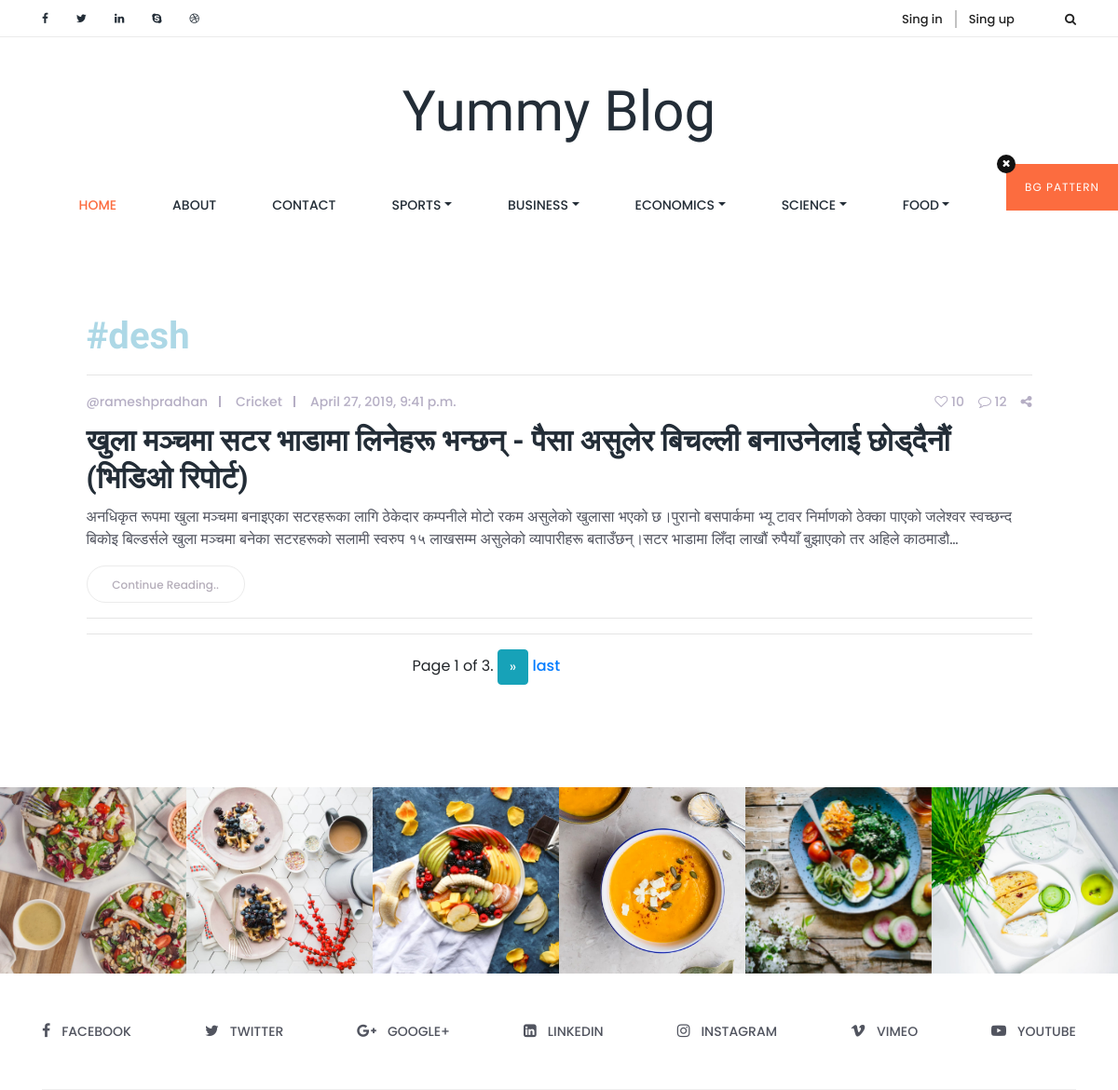
Page /posts/tag/3/ on the earlier database version.
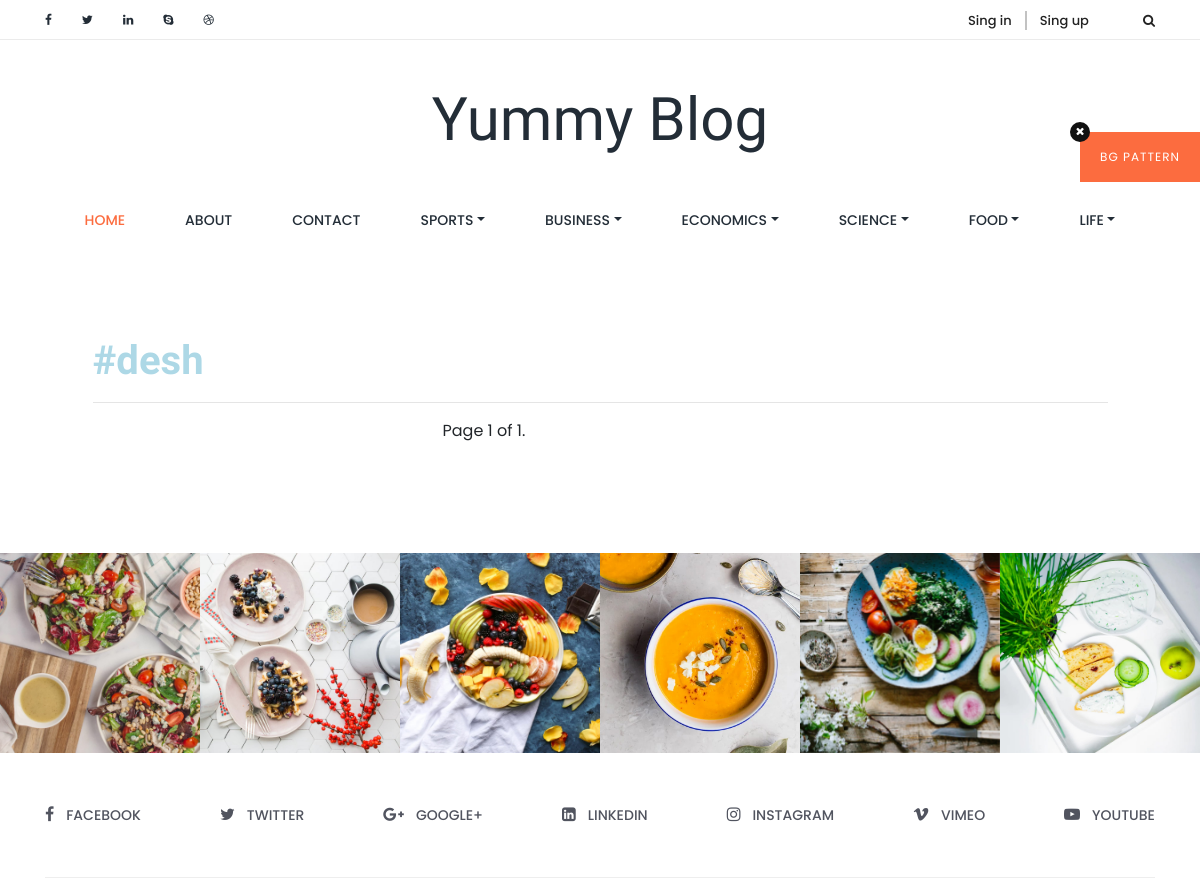
Same page on the later database version.
### newsapp/models.py (models this page shows, shortened)
class Category(models.Model):
    name = models.CharField(max_length=50, unique=True)
    class Meta:
        verbose_name = 'Category'
        verbose_name_plural = 'Categories'

class Post(models.Model):
    STATUS_CHOICES = (
        ('unpublished', 'Unpublished'),
        ('published', 'Published'),
    )
    title = models.CharField(max_length=255)
    tag = models.ManyToManyField(Tag)
    topic = models.ForeignKey(
        Topic, on_delete=models.CASCADE, related_name='posts')
    content = models.TextField()
    image = models.ImageField(upload_to='post_images/%Y/%m/%d', blank=True)
    created_at = models.DateTimeField(auto_now_add=True)
    updated_at = models.DateTimeField(auto_now=True)
    author = models.ForeignKey(
        User, on_delete=models.CASCADE, related_name='posts')
    update_by = models.ForeignKey(
        User, on_delete=models.CASCADE, related_name='+')
    status = models.CharField(
        max_length=10, choices=STATUS_CHOICES, default='unpublished')
    post_count = models.IntegerField(default=0)
    class Meta:
        ordering = ('-created_at',)

class Topic(models.Model):
    subject = models.CharField(max_length=255)
    category = models.ForeignKey(
        Category, on_delete=models.CASCADE, related_name='topics')
    starter = models.ForeignKey(
        User, on_delete=models.CASCADE, related_name='topics')
    def __str__(self):
        return self.subject

### newsapp/views.py (the view)
# urls.py: path('posts/tag/<int:pk>/', ClientPostTag.as_view(), name='clientnewstag'),
class ClientPostTag(ListView):
    model = Post
    template_name = 'clienttemplates/clientnewstag.html'
    paginate_by = 1
    def get_queryset(self):
        self.tag = get_object_or_404(Tag, pk=self.kwargs['pk'])
        return Post.objects.filter(tag=self.tag)
    def get_context_data(self, **kwargs):
        context = super(ClientPostTag, self).get_context_data(**kwargs)
        context['tag'] = self.tag
        context['categories'] = Category.objects.all()
        return context

### newsapp/models.py (called while the page is built)
    def __str__(self):
        return self.word

### templates/clienttemplates/clientnewstag.html
{% extends 'clienttemplates/clientbase.html' %}
{% load static %}
{% block content %}
<section class="single_blog_area section_padding_80">
	<div class="container">
		<div class="row justify-content-center">
			<div class="col-12 col-lg-11">
				<div class="row no-gutters">
					<div class="col-12">
						<div class="single-post wow fadeInUp" data-wow-delay=".2s">
							<a href="{% url 'newsapp:clientnewstopic' tag.id %}">
								<h1 class="post-headline" style="color: lightblue;">#{{ tag }}</h1>
								<hr>
							</a>
							{% for post in object_list %}
							<div class="post-content">
								<div class="post-meta d-flex">
									<div class="post-author-date-area d-flex">
										<div class="post-author">
											<a href="#">@{{post.author}}</a>
										</div>
										<div class="post-author">
											<a href="{% url 'newsapp:clientnewstopic' post.topic.pk %}">{{ post.topic }}</a>
										</div>
										<div class="post-date">
											<a href="#">{{ post.created_at }}</a>
										</div>
									</div>
									<div class="post-comment-share-area d-flex">
										<div class="post-favourite">
											<a href="#"><i class="fa fa-heart-o" aria-hidden="true"></i> 10</a>
										</div>
										<div class="post-comments">
											<a href="#"><i class="fa fa-comment-o" aria-hidden="true"></i> 12</a>
										</div>
										<div class="post-share">
											<a href="#"><i class="fa fa-share-alt" aria-hidden="true"></i></a>
										</div>
									</div>
								</div>
								<a href="{% url 'newsapp:clientnewsdetail' post.id %}">
									<h2 class="post-headline">{{ post.title }}</h2>
								</a>
								<p>{{ post.content | striptags | safe | truncatechars:300 }} </p>
								<a href="{% url 'newsapp:clientnewsdetail' post.id %}" class="read-more">Continue Reading..</a>
								<hr>
								<hr>
							</div>
							{% endfor %}
							{% include 'clienttemplates/widgets/pagination.html' %}
						</div>
					</div>
				</div>
			</div>
		</div>
	</div>
</section>
{% endblock %}

### templates/clienttemplates/clientheader.html (shortened to what this page needs)
<header class="header_area">
    <div class="container">
        <div class="row">
            <div class="col-12">
                <div class="logo_area text-center">
                    <a href="{% url 'newsapp:clienthome' %}" class="yummy-logo">Yummy Blog</a>
                </div>
            </div>
        </div>
        <div class="row">
            <div class="col-12">
                <nav class="navbar navbar-expand-lg">
                    <div class="collapse navbar-collapse justify-content-center" id="yummyfood-nav">
                        <ul class="navbar-nav" id="yummy-nav">
                            <li class="nav-item active">
                                <a class="nav-link" href="{% url 'newsapp:clienthome' %}">Home <span class="sr-only">(current)</span></a>
                            </li>
                            <li class="nav-item">
                                <a class="nav-link" href="#">About</a>
                            </li>
                            <li class="nav-item">
                                <a class="nav-link" href="contact.html">Contact</a>
                            </li>
                            {% for c in categories %}
                                <li class="nav-item">
                                    <a class="nav-link dropdown-toggle" href="#" id="{{ c.name }}" role="button" data-toggle="dropdown" aria-haspopup="true" aria-expanded="false">{{c.name}}</a>
                                </li>
                            {% endfor %}
                        </ul>
                    </div>
                </nav>
            </div>
        </div>
    </div>
</header>

Differences in the rows shown:
removed Post: author "rameshpradhan", topic "Cricket", created_at "April 27, 2019, 9:41 p.m.", title "खुला मञ्चमा सटर भाडामा लिनेहरू भन्छन् - पैसा असुलेर बिचल्ली बनाउनेलाई छोड्दैनौं (भिडिओ रिपोर्ट)", content "अनधिकृत रूपमा खुला मञ्चमा बनाइएका सटरहरूका लागि ठेकेदार कम्पनीले मोटो रकम असुलेको खुलासा भएको छ।पुरानो बसपार्कमा भ्यू टावर निर्माणको ठेक्का पाएको जलेश्वर स्वच्छन्द बिकोइ बिल्डर्सले खुला मञ्चमा बनेका सटरहरूको सलामी स्वरुप १५ लाखसम्म असुलेको व्यापारीहरू बताउँछन्।सटर भाडामा लिँदा लाखौं रुपैयाँ बुझाएको तर अहिले काठमाडौ…"
now on this page (row unchanged): Category: name "LIFE"
Other differences:
{{ page_obj.paginator.num_pages }}: "3" → "1"
text no longer shown: "» last"
